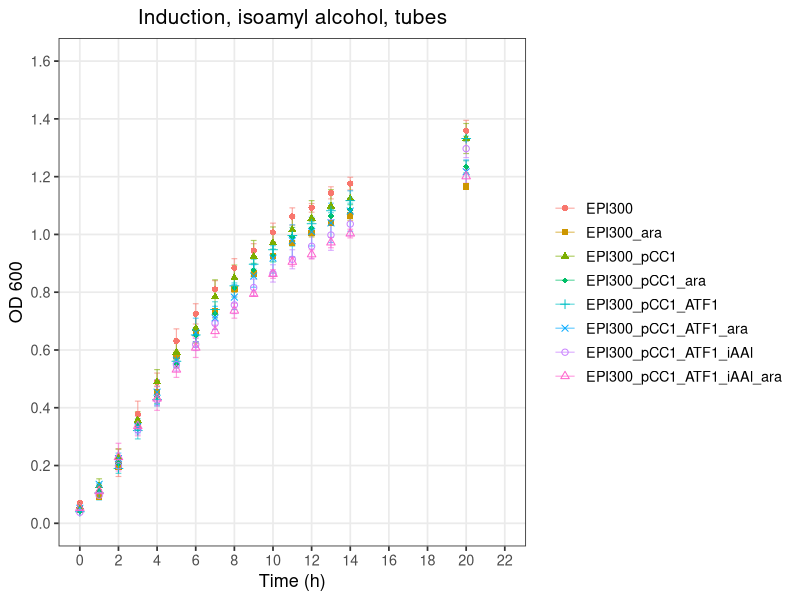
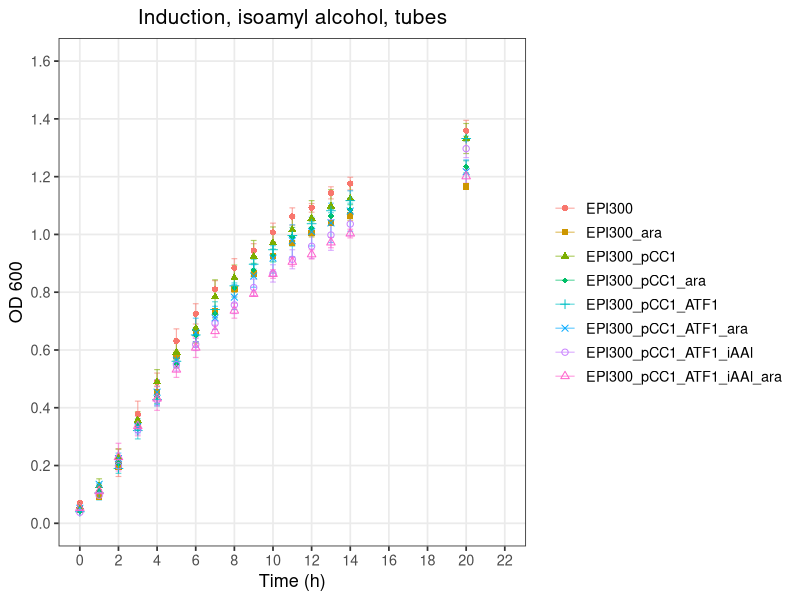

The R script that drew these images, in order:
# ============================================================
# Plot: Induction, isoamyl alcohol (OD600 vs Time)
# ============================================================

library(tidyverse)

# ---- 1. Read the raw CSV --------------------------------------------------
# The file has a 2-row header:
#   Row 1: strain names (merged across Avg/SD column pairs)
#   Row 2: "Avg" / "SD" labels
# We read both header rows manually, then build clean column names.

raw <- read_csv("Arab_Induction.csv", col_names = FALSE, skip = 2,
                show_col_types = FALSE)

header1 <- read_csv("Arab_Induction.csv", col_names = FALSE, n_max = 1,
                    show_col_types = FALSE) |> unlist(use.names = FALSE)
header2 <- read_csv("Arab_Induction.csv", col_names = FALSE, skip = 1, n_max = 1,
                    show_col_types = FALSE) |> unlist(use.names = FALSE)

# Forward-fill the strain names across their Avg/SD column pair
strain_names <- header1
for (i in seq_along(strain_names)) {
  if (is.na(strain_names[i]) && i > 1) strain_names[i] <- strain_names[i - 1]
}

# Drop fully empty trailing columns
keep <- !is.na(header2) | seq_along(header2) == 1
raw         <- raw[, keep]
strain_names <- strain_names[keep]
header2      <- header2[keep]

# Build final column names: "Time", "<strain>_Avg", "<strain>_SD"
col_names <- c("Time",
               paste0(strain_names[-1], "_", header2[-1]))
colnames(raw) <- col_names

# ---- 2. Reshape to long format (Avg + SD, for plotting with error bars) ---
strains <- unique(strain_names[-1])

df_long <- raw |>
  pivot_longer(
    cols = -Time,
    names_to = c("Strain", ".value"),
    names_pattern = "(.*)_(Avg|SD)"
  ) |>
  rename(OD600 = Avg) |>
  mutate(Strain = factor(Strain, levels = strains))

# ---- 3. Plot ---------------------------------------------------------------
# 8 visually distinct shapes (mix of filled/open so they're tellable apart
# even without color): circle, square, triangle, diamond, plus, x, open circle, open triangle
shape_values <- c(16, 15, 17, 18, 3, 4, 1, 2)

p <- ggplot(df_long, aes(x = Time, y = OD600, color = Strain, shape = Strain)) +
  geom_errorbar(aes(ymin = OD600 - SD, ymax = OD600 + SD), width = 0.3,
                linewidth = 0.4, alpha = 0.6) +
  geom_point(size = 1.8) +
  scale_shape_manual(values = shape_values) +
  scale_x_continuous(breaks = seq(0, 22, by = 2), limits = c(0, 22)) +
  scale_y_continuous(breaks = seq(0, 1.6, by = 0.2), limits = c(0, 1.6)) +
  labs(
    title = "Induction, isoamyl alcohol, tubes",
    x = "Time (h)",
    y = "OD 600",
    color = NULL,
    shape = NULL
  ) +
  theme_bw(base_size = 13) +
  theme(
    panel.grid.minor = element_blank(),
    plot.title = element_text(hjust = 0.5, size = 15),
    legend.key = element_blank()
  )

print(p)

ggsave("Induction_Combined_T.png", p, width = 9, height = 5, dpi = 300)
